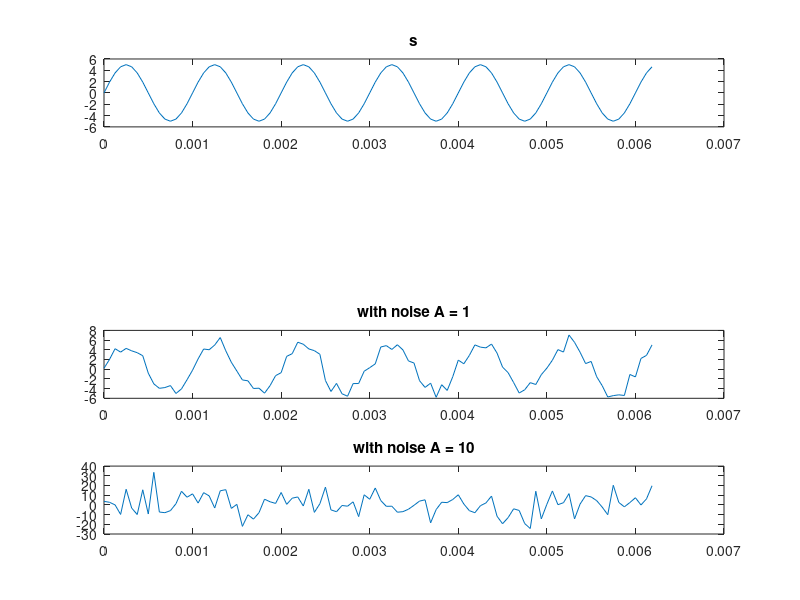
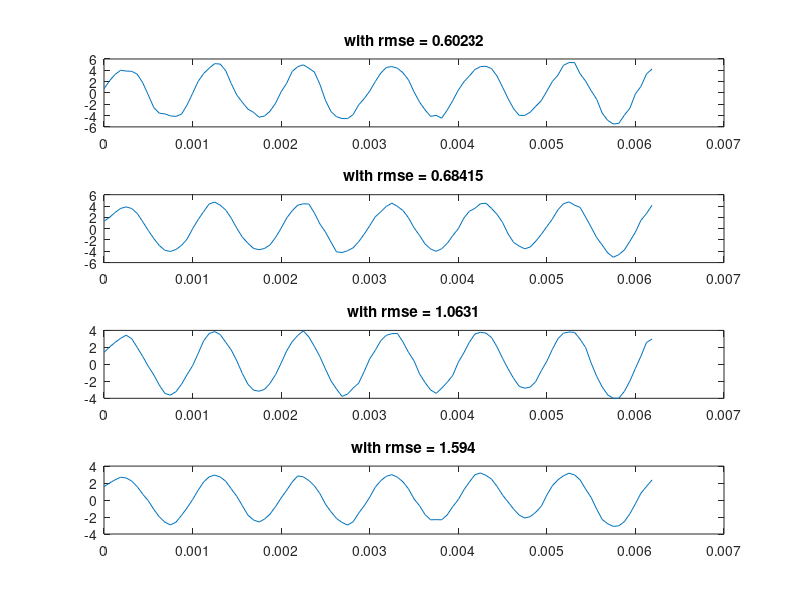

MATLAB code to generate these figures, in order:
F0= 1000;

A = 0.1;
A1=1;
A2=10;
Fs = 16000;
Time = 2;


t = (0:1/Fs:Time);
s= 5*sin(2*pi*F0*t);
subplot(4, 1, 1);
plot(t(1:100), s(1:100));
title('s');
% sound(s, Fs);
% pause(Time + 0.5);

% noise = A*randn(1,length(s));
% xt0 = s + noise;
% subplot(4, 1, 2);
% plot(t(1:100), xt0(1:100));
% title('with noise A = 0.1');
% sound(xt0, Fs);
% pause(Time + 0.5);
 
noise=A1*randn(1,length(s));
xt1 = s + noise;
subplot(4, 1, 3);
plot(t(1:100), xt1(1:100));
title('with noise A = 1');
sound(xt1, Fs);
pause(Time + 0.5);

noise=A2*randn(1,length(s));
xt2 = s + noise;
subplot(4, 1, 4);
plot(t(1:100), xt2(1:100));
title('with noise A = 10');
sound(xt2, Fs);
pause(Time + 0.5);

figure;
M = [3 5 7 9];

for m = 1:length(M)
    b = 1/M(m)*ones(1, M(m));
    y = filter(b, 1, xt1);
    y = circshift(y', -(M(m) - 1) / 2)';
    rm = 0;
    for c = 1 : (length(y) - M(m))
        rm = rm + (y(c) - s(c)) * (y(c) - s(c));
    end
%     h = y - s;
    rmse = sqrt(sum(rm) / (length(y) - M(m)));

    if m == 1 || rmse < rmseMin
        rmseMin = rmse;
        mMin = m;
    end
    
    subplot(4, 1, m);
    plot(t(1:100),y(1:100));
    title(['with rmse = ', num2str(rmse)]);
end


sound(xt1, Fs);
pause(Time + 0.5);
b = 1/M(mMin)*ones(1, M(mMin));
y = filter(b, 1, xt1);
sound(y, Fs);